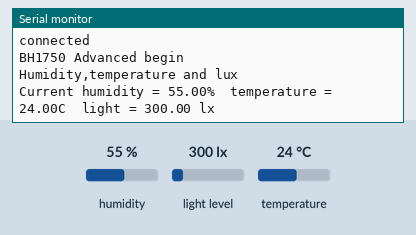
Bench run of a sketch on a simulated ESP8266 (NodeMCU). On the bench: the last lines printed to the serial monitor. Inputs (shaded band) come from the test bench; at power-on: humidity 55 %, light level 300 lx, temperature 24 °C. WiFi joins after 1.5 s; servers stay silent unless stated; no MQTT or app messages arrive unless stated.

Above: at 3.9 s.
4.0 s: humidity set to 22 %
At 9.1 s:
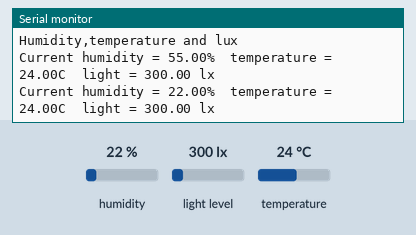
9.7 s: light level set to 40 lx
At 14.4 s:
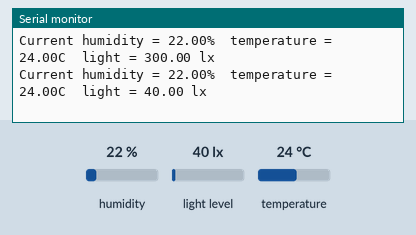
15.4 s: temperature set to 12 °C
At 18.6 s:
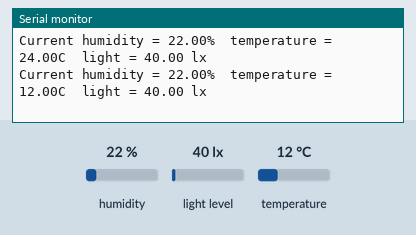

The sketch:

test.ino
```cpp
#include <ESP8266WiFi.h>        // Include the Wi-Fi library
#include <PubSubClient.h>
#include "DHT.h"        // including the library of DHT11 temperature and humidity sensor
#include <Wire.h>
#include <BH1750.h>

const char* ssid     = "Phong 7";         // The SSID (name) of the Wi-Fi network you want to connect to
const char* password = "Phong19123456";     // The password of the Wi-Fi network
const char* mqttServer = "m11.cloudmqtt.com";
const int mqttPort = 16524;
const char* mqttUser = "ikkwucnu";
const char* mqttPassword = "UN9O6syezakc";
const String device_name = "sensor1";
WiFiClient espClient;
PubSubClient client(espClient);
BH1750 lightMeter(0x23);

#define DHTTYPE DHT11   // DHT 11
#define dht_dpin 0
DHT dht(dht_dpin, DHTTYPE);
void setup(void)
{
  dht.begin();
  Serial.begin(115200);
  delay(10);

  WiFi.begin(ssid, password);             // Connect to the network
  Serial.print("Connecting to ");
  Serial.print(ssid); Serial.println(" ...");

  int i = 0;
  while (WiFi.status() != WL_CONNECTED) { // Wait for the Wi-Fi to connect
    delay(1000);
    Serial.print(++i); Serial.print(' ');
  }

  Serial.println('\n');
  Serial.println("Connection established!");
  Serial.print("IP address:\t");
  Serial.println(WiFi.localIP());         // Send the IP address of the ESP8266 to the computer

  client.setServer(mqttServer, mqttPort);

  while (!client.connected()) {
    Serial.println("Connecting to MQTT...");

    if (client.connect("ESP8266Client", mqttUser, mqttPassword )) {

      Serial.println("connected");

    } else {

      Serial.print("failed with state ");
      Serial.print(client.state());
      delay(2000);

    }
  }

  Wire.begin(D2,D1);
  if (lightMeter.begin(BH1750::CONTINUOUS_HIGH_RES_MODE)) {
    Serial.println(F("BH1750 Advanced begin"));
  }
  else {
    Serial.println(F("Error initialising BH1750"));
  }

  Serial.println("Humidity,temperature and lux \n\n");

  delay(700);

}
void loop() {
    float h = dht.readHumidity();
    float t = dht.readTemperature();
    float lux = lightMeter.readLightLevel();

    Serial.print("Current humidity = ");
    Serial.print(h);
    Serial.print("%  ");
    Serial.print("temperature = ");
    Serial.print(t);
    Serial.print("C  ");
    Serial.print("light = ");
    Serial.print(lux);
    Serial.println(" lx");

    client.loop();
    String temperature = String(t);
    String humidity = String(h);
    String light = String(lux);
    String payload = device_name + "," + temperature + "," + humidity + "," + light;
    char attributes[100];
    payload.toCharArray( attributes, 100 );
    client.connect("ESP8266Client", mqttUser, mqttPassword );
    client.publish( "test", attributes );
    delay(5000);
}
```

Measured:
- after the input at 4.0 s, the serial monitor: prints a new line after 3.9 s (image 1)
- after the input at 9.7 s, the serial monitor: prints a new line after 3.2 s (image 2)
- after the input at 15.4 s, the serial monitor: prints a new line after 2.6 s (image 3)
